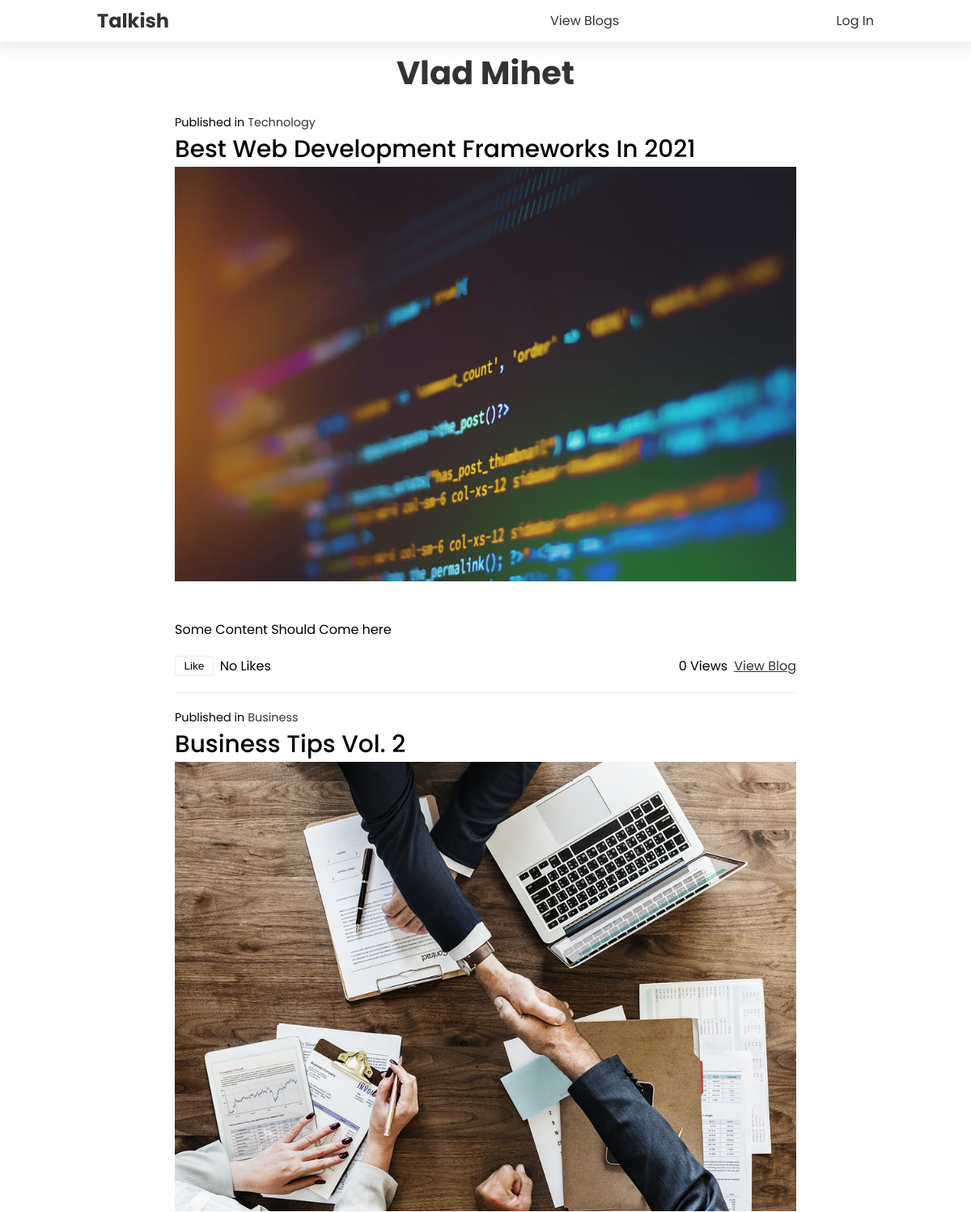
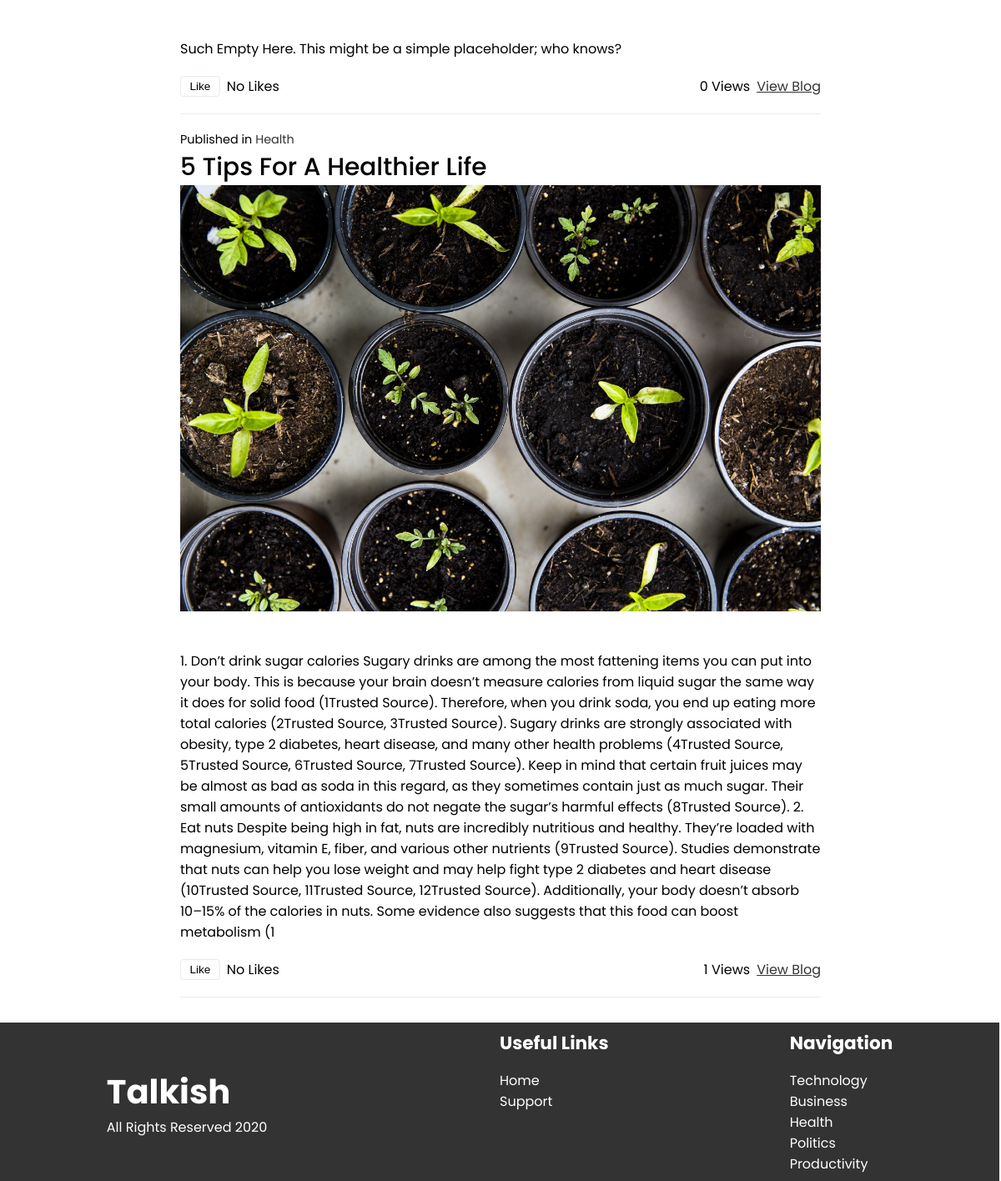
The app's page /author/profile.php?author_id=2 with its own data (2 pictures, top to bottom).
### tables this page shows
CREATE TABLE `users` (
  `id` int(50) NOT NULL,
  `firstName` varchar(30) NOT NULL,
  `lastName` varchar(30) NOT NULL,
  `email` varchar(50) NOT NULL,
  `role` varchar(20) NOT NULL DEFAULT 'user',
  `password` varchar(100) NOT NULL
);

CREATE TABLE `blogs` (
  `id` bigint(50) NOT NULL,
  `title` varchar(150) NOT NULL,
  `category` varchar(50) NOT NULL,
  `readingTime` int(3) NOT NULL,
  `views` int(10) NOT NULL DEFAULT 0,
  `content` text NOT NULL,
  `thumbnail` varchar(200) NOT NULL,
  `published_at` timestamp NOT NULL DEFAULT current_timestamp(),
  `author_id` bigint(50) NOT NULL
);

### author/profile.php (the view, shortened to what this page needs)
<?php
include("../layout/navbar.php");
$data = null;
$author_id = null;
if (isset($_GET['author_id'])) {
  $author_id = $_GET['author_id'];
  $sql = "SELECT * FROM users WHERE id = '$author_id'";
  if ($result = mysqli_query($conn, $sql))
    $data = mysqli_fetch_assoc($result);
}
function hasBlogs($authorId, $conn)
{
  $sql = "SELECT * FROM blogs WHERE author_id = '$authorId'";
  if ($result = mysqli_query($conn, $sql))
    return $result;
}
function blog_likes($blog_id, $conn)
{
  $sql = "SELECT COUNT(*) FROM likes WHERE blog_id = '$blog_id'";
  if ($result = mysqli_query($conn, $sql)) {
    $data = mysqli_fetch_assoc($result)['COUNT(*)'];
    if (!$data)
      return "No Likes";
  }
  return;
}
function isLiked($user_id, $blog_id, $conn)
{
  $sql = "SELECT * FROM likes WHERE blog_id = '$blog_id' AND user_id = '$user_id'";
  if ($result = mysqli_query($conn, $sql))
    if (mysqli_num_rows($result))
      return true;
  return false;
}
?>
<div id="author__container">
  <div id="header">
    <h1>
      <?php echo $data['firstName'] . " " . $data['lastName'] ?>
    </h1>
  </div>
  <?php if ($result = hasBlogs($author_id, $conn)) : ?>
    <div id="blogs__section">
      <?php while ($data = mysqli_fetch_assoc($result)) : ?>
        <div class="blog">
          <div class="blog__header">
            <span>Published in <a href="/blogs.php?category=<?php echo $data['category']; ?>"><?php echo $data['category']; ?></a></span>
          </div>
          <div class="content">
            <h2>
              <?php echo $data['title']; ?>
            </h2>
            <div class="image__wrapper">
              <img src="<?php echo $data['thumbnail'] ?>" alt="<?php echo $data['title']; ?>" />
            </div>
            <p>
              <?php echo substr($data['content'], 0, 1250); ?>
            </p>
          </div>
          <div class="blog__footer">
            <div class="like__wrapper">
              <?php if (!isLiked($author_id, $data['id'], $conn)) : ?>
                <button onclick="like_blog_func(<?php echo $data['id'] . ', ' . $author_id; ?>)">Like</button>
              <?php else : ?>
                <button onclick="remove_like_blog_func(<?php echo $data['id'] . ', ' . $author_id; ?>)">Liked</button>
              <?php endif ?>
              <p>
                <?php echo blog_likes($data['id'], $conn) ?>
              </p>
            </div>
            <div class="views__container">
              <p>
                <?php echo $data['views']; ?> Views
              </p>
              <a href="/blog.php?blog_id=<?php echo $data['id']; ?>">View Blog</a>
            </div>
          </div>
        </div>
      <?php endwhile ?>
    </div>
  <?php else : ?>
    <div class="noBlogs">
      <p>This Author doesn't currently have any blogs</p>
    </div>
  <?php endif ?>
</div>
<?php
include("../layout/footer.php");
?>

### scss/index.css (style rules this page uses)
#author__container #header { text-align: center; background-color: transparent; margin-bottom: 2.5vh; border-bottom: 1px solid #f9fafa; }
#author__container #header h1 { font-size: 2.5rem; color: #333; }
#author__container #blogs__section { width: 80%; margin: 0 auto; }
#author__container #blogs__section .blog { border-bottom: 1px solid #e7eaed; padding-bottom: 2.5vh; margin-bottom: 2.5vh; }
#author__container #blogs__section .blog .blog__header { font-size: 0.9rem; }
#author__container #blogs__section .blog .blog__header a { color: #333; text-decoration: none; }
#author__container #blogs__section .blog .content { margin-bottom: 2.5vh; }
#author__container #blogs__section .blog .content h2 { font-size: 1.85rem; font-weight: 500; }
#author__container #blogs__section .blog .content .image__wrapper { width: 100%; height: auto; margin-bottom: 5vh; }
#author__container #blogs__section .blog .content .image__wrapper img { height: auto; width: 100%; -o-object-fit: cover; object-fit: cover; }
#author__container #blogs__section .blog .blog__footer { display: -webkit-box; display: -ms-flexbox; display: flex; -webkit-box-orient: horizontal; -webkit-box-direction: normal; -ms-flex-direction: row; flex-direction: row; -webkit-box-pack: justify; -ms-flex-pack: justify; justify-content: space-between; }
#author__container #blogs__section .blog .blog__footer .like__wrapper { display: -webkit-box; display: -ms-flexbox; display: flex; -webkit-box-orient: horizontal; -webkit-box-direction: normal; -ms-flex-direction: row; flex-direction: row; -webkit-box-align: center; -ms-flex-align: center; align-items: center; }
#author__container #blogs__section .blog .blog__footer .like__wrapper button { margin-right: 0.5rem; padding: 0.25rem 0.65rem; font-size: 0.85rem; border: 1px solid #e7eaed; border-radius: 4px; background-color: #fff; }
#author__container #blogs__section .blog .blog__footer .views__container { display: -webkit-box; display: -ms-flexbox; display: flex; -webkit-box-orient: horizontal; -webkit-box-direction: normal; -ms-flex-direction: row; flex-direction: row; }
#author__container #blogs__section .blog .blog__footer .views__container p { margin-right: 0.5rem; }
#author__container #blogs__section .blog .blog__footer .views__container a { color: #333; }
* { margin: 0; padding: 0; }
body { min-height: 100vh; position: relative; width: 80%; margin: 0 auto; font-family: "Poppins", sans-serif; -webkit-box-sizing: border-box; box-sizing: border-box; padding-top: 7.5vh; padding-bottom: 25vh; }

### records on screen
users: firstName "Vlad", lastName "Mihet"
blogs: category "Technology", title "Best Web Development Frameworks In 2021", thumbnail (picture), content "Some Content Should Come here", id "No Likes", views "0"
blogs: category "Business", title "Business Tips Vol. 2", thumbnail (picture), content "Such Empty Here. This might be a simple placeholder; who knows?", id "No Likes", views "0"
blogs: category "Health", title "5 Tips For A Healthier Life", thumbnail (picture), content "1. Don’t drink sugar calories Sugary drinks are among the most fattening items you can put into your body. This is because your brain doesn’t measure calories from liquid sugar the same way it does for solid food (1Trusted Source). Therefore, when you drink soda, you end up eating more total calories (2Trusted Source, 3Trusted Source). Sugary drinks are strongly associated with obesity, type 2 diabetes, heart disease, and many other health problems (4Trusted Source, 5Trusted Source, 6Trusted Source, 7Trusted Source). Keep in mind that certain fruit juices may be almost as bad as soda in this regard, as they sometimes contain just as much sugar. Their small amounts of antioxidants do not…", id "No Likes", views "1"
